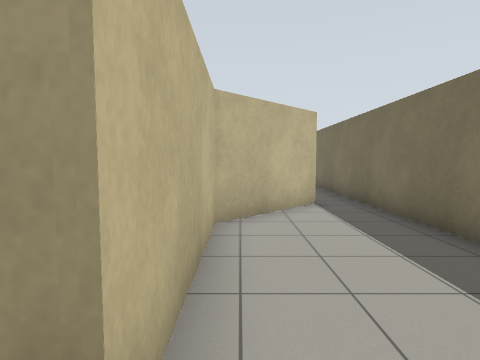
[1] (above)

19 first-person views from a walk through a robot-simulator world made for Gazebo. The camera is 1.2 m above the floor, tilts 4° down and sees 80° across. The floor is counted in squares, 1 m on a side. Each view is taken from the middle of a square. On the plan, view 1 faces up. The plan holds only what a view shows up to about 12 squares ahead; the rest is blank.

[2]
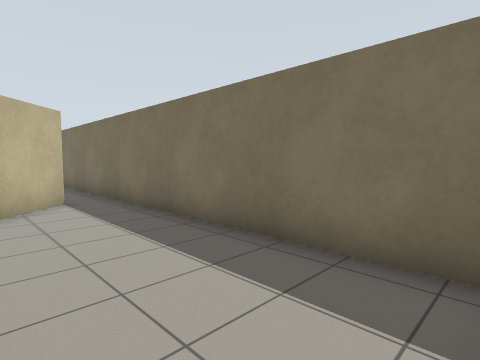

[3]
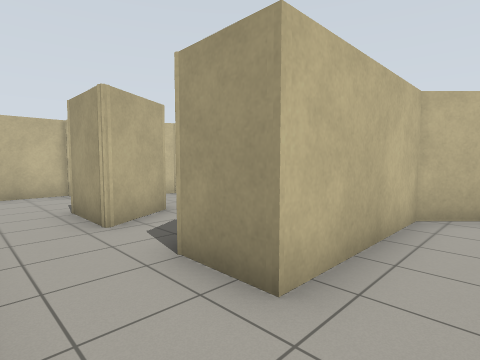

[4]
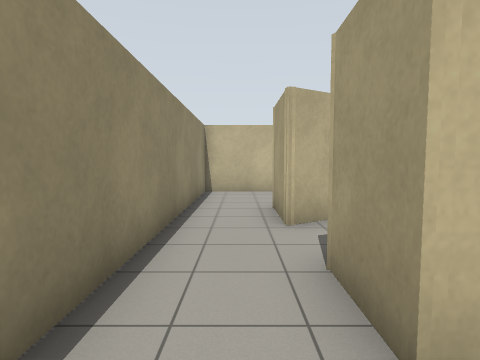

[5]
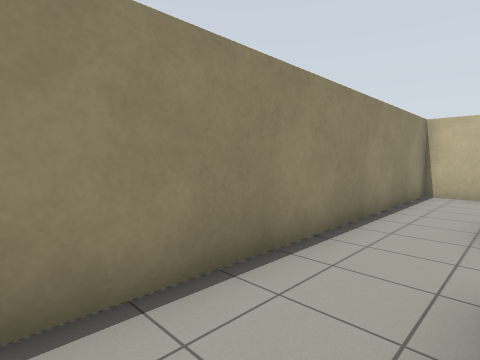

[6]
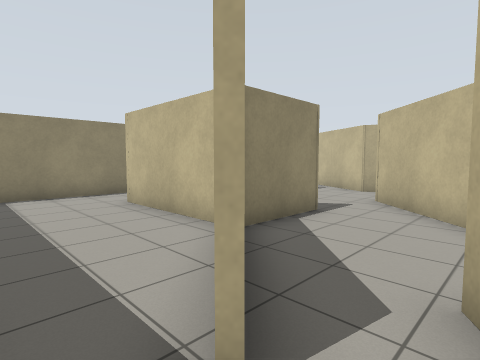

[7]
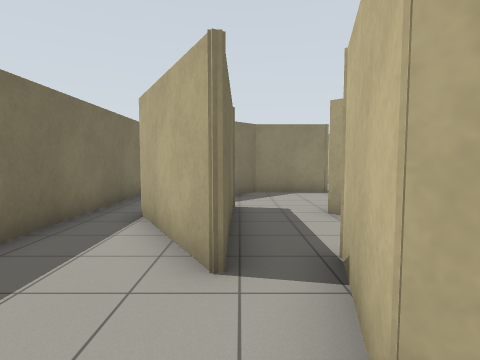

[8]
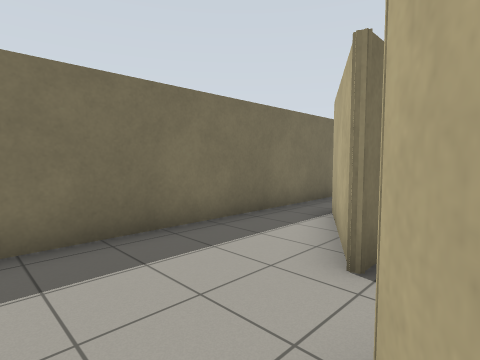

[9]
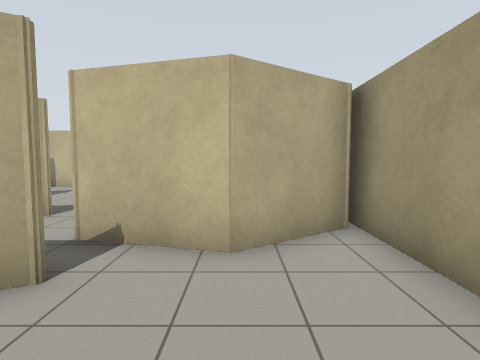

[10]
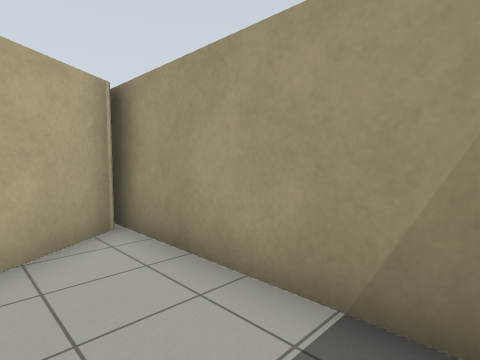

[11]
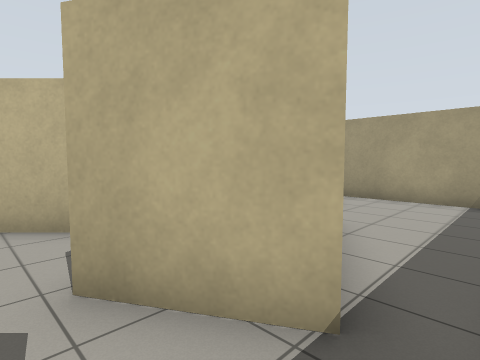

[12]
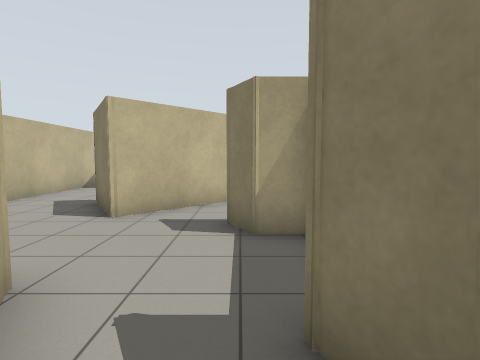

[13]
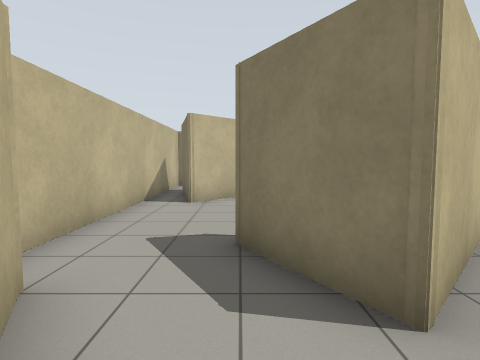

[14]
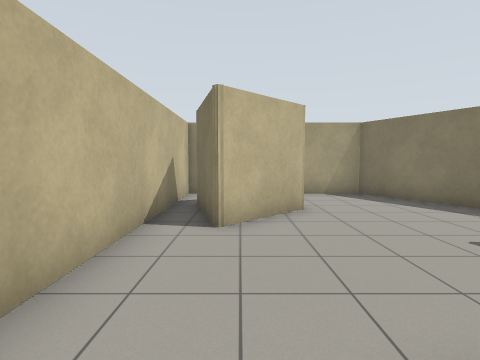

[15]
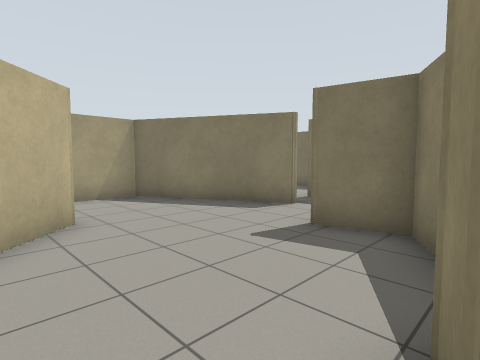

[16]
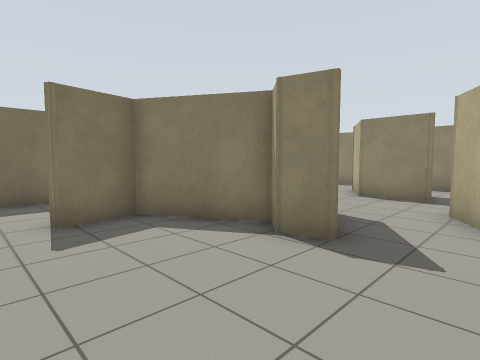

[17]
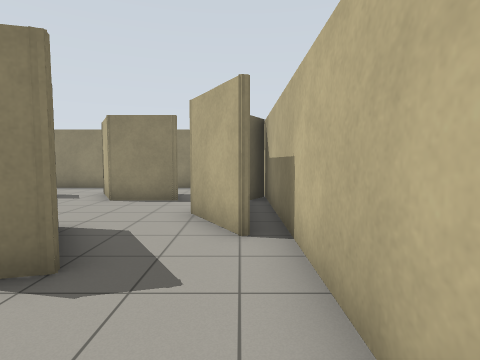

[18]
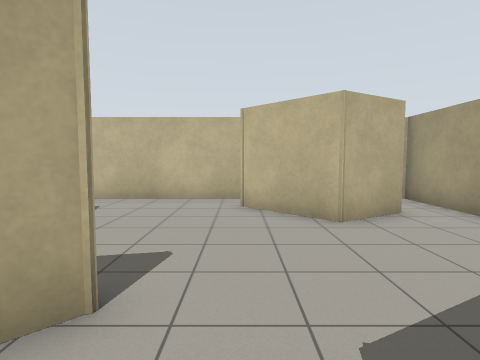

[19]
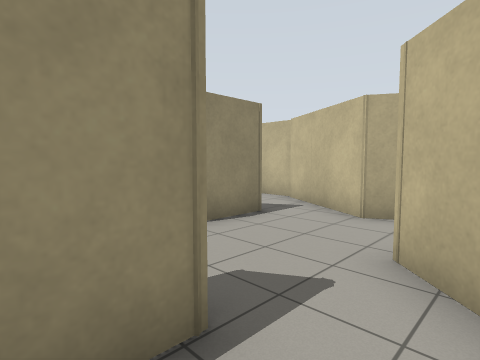

### Floor plan
Ten units are one square. View 1 is at (0, 0); x grows to the right and y downward. Boxes are objects, and circles mark ways between rooms. Rooms are numbered by the first view taken in them; rooms with no view inside come last. Other rooms are left out.
<svg viewBox="-103 -176 142 194">
<path fill="none" stroke="#000" d="M34 8 34 -75M-25 13 22 13M22 -80 -5 -53 -5 -10 -21 -10M2 -132 22 -98 1 -86M29 -171 -25 -171M-20 -169 -6 -149 -13 -124M34 -75 34 -157M-41 -8 -61 -8M-98 -18 -98 13 -25 13M-89 -30 -97 -16M-19 -46 -28 -46 -33 -55 -6 -55 2 -63M-79 -47 -89 -30M-72 -26 -52 -26 -41 -8M-21 -10 -26 -19M-22 -94 -57 -59M-98 -44 -98 -17M-75 -158 -64 -139 -84 -120 -91 -146M-13 -124 -38 -171 -98 -171 -98 -44M-57 -59 -71 -81 -62 -83 -56 -77 -30 -92 -33 -110 -20 -96M-91 -66 -79 -47M2 -95 2 -132"/>
<circle cx="30" cy="-80" r="3" fill="#2a7"/>
<circle cx="-15" cy="5" r="3" fill="#2a7"/>
<circle cx="-35" cy="-15" r="3" fill="#2a7"/>
<circle cx="-80" cy="-30" r="3" fill="#2a7"/>
<circle cx="-10" cy="-100" r="3" fill="#2a7"/>
<circle cx="-70" cy="-50" r="3" fill="#2a7"/>
<text x="10" y="-20">1</text>
<text x="20" y="-130">2</text>
<text x="-70" y="0">3</text>
<text x="-40" y="-50">4</text>
<text x="-60" y="-120">5</text>
</svg>
Room 1 opens to room 2. Room 1 opens to room 3. Room 3 opens to room 4. Room 4 opens to room 5.

Where each view was taken, in squares from view 1:
view 1: 0 up, 0 right, facing up
view 2: 1 down, 0 right, facing up-right
view 3: 1 down, 1 right, facing up-left
view 4: 0 up, 1 right, facing left
view 5: 1 up, 1 right, facing down-left
view 6: 9 up, 3 right, facing down-left
view 7: 16 up, 0 right, facing down
view 8: 16 up, 1 left, facing down-right
view 9: 15 up, 3 right, facing left
view 10: 15 up, 3 right, facing up-left
view 11: 8 up, 3 right, facing up-left
view 12: 0 up, 3 left, facing up
view 13: 4 up, 7 left, facing up
view 14: 7 up, 8 left, facing up
view 15: 8 up, 8 left, facing up-right
view 16: 12 up, 9 left, facing down-right
view 17: 11 up, 9 left, facing down
view 18: 12 up, 1 left, facing left
view 19: 7 up, 2 left, facing down-left
